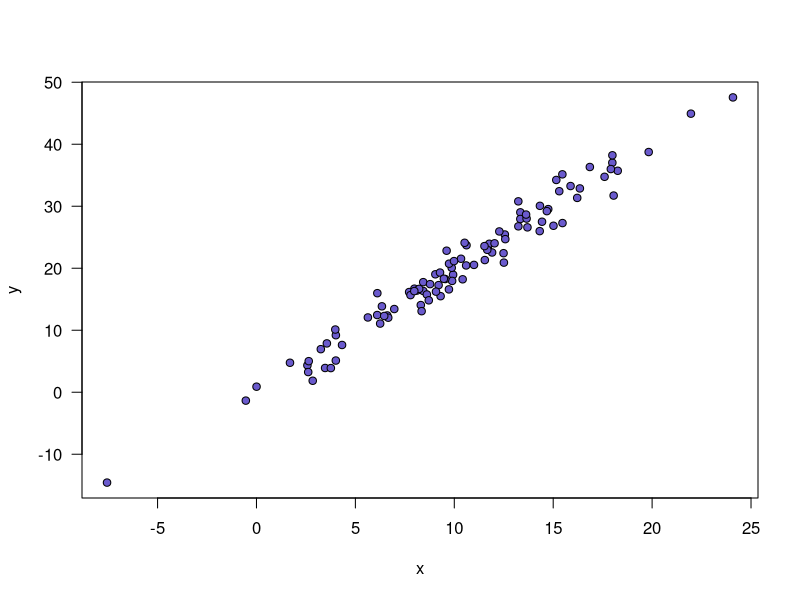

Here is the R script that generated this plot:
## ---- chunk 1
set.seed(53079239)
## ---- chunk 2
x <- rnorm(100, 10, 5)
y <- 2*x + rnorm(100, 0, 2)
## ---- chunk 3
plot(x, y, pch=21, bg="slateblue", las=1)
## ---- chunk 4
out <- lm(y ~ x)
summary(out)
## ---- chunk 5
coef_tab <- summary(out)$coef
library(knitr)
kable(summary(out)$coef, format="html",
      digits=2)
## ---- chunk 6
library(xtable)
tab <- xtable(coef_tab, digits=c(0, 2, 2, 1, 3))
print(tab, type="html")
## ---- chunk 7
sessionInfo()
